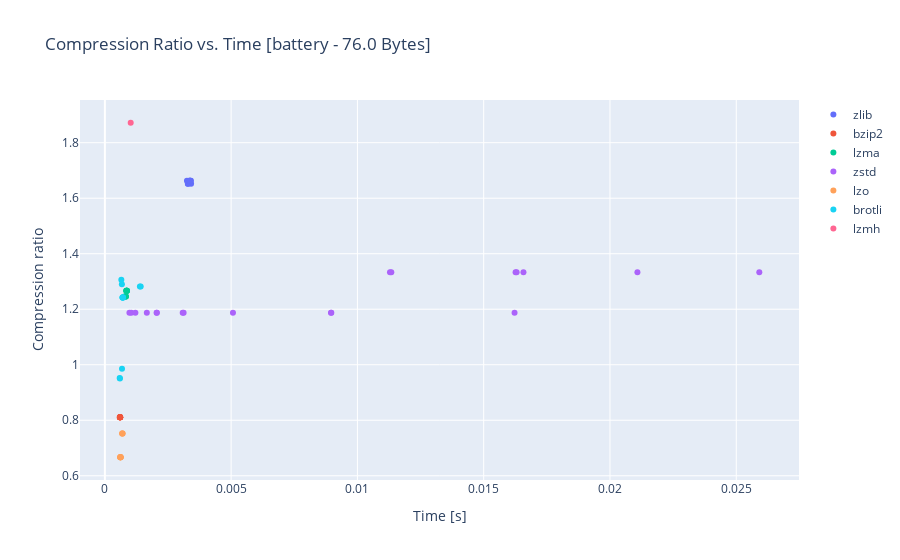
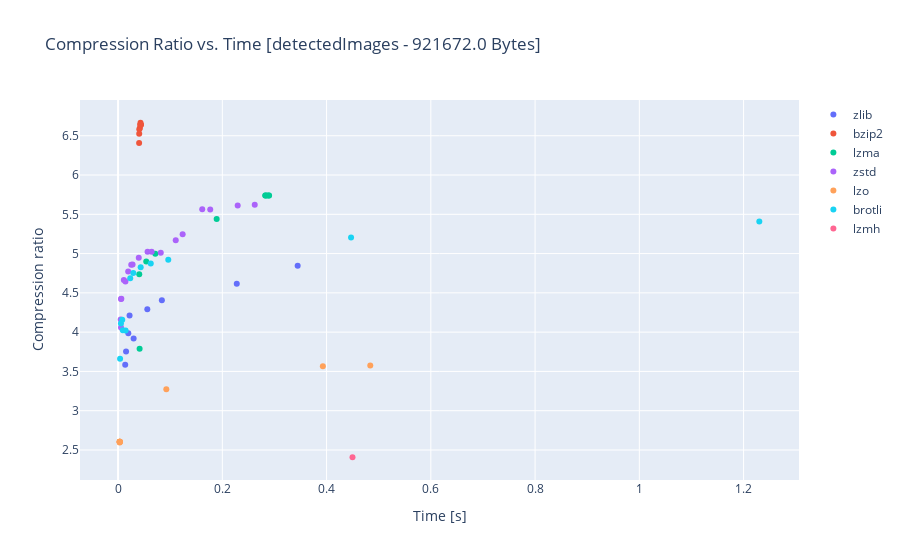
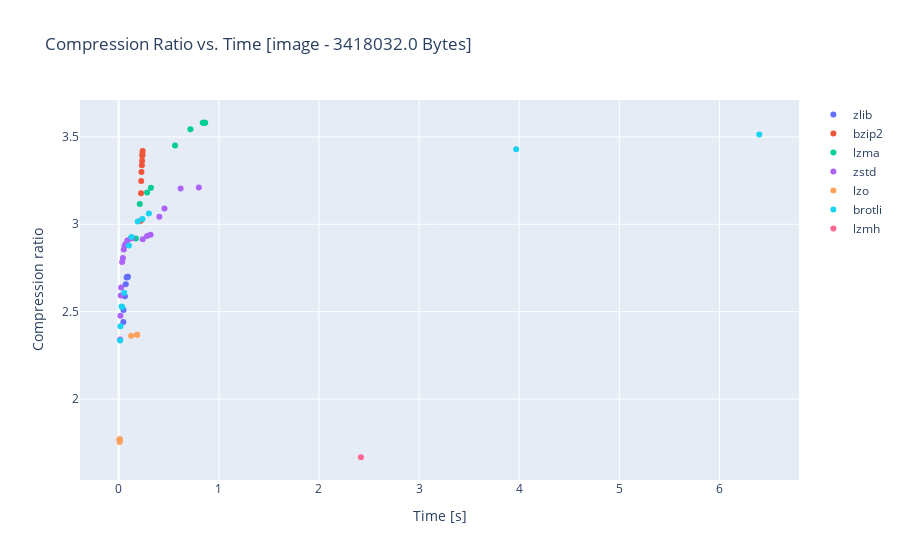
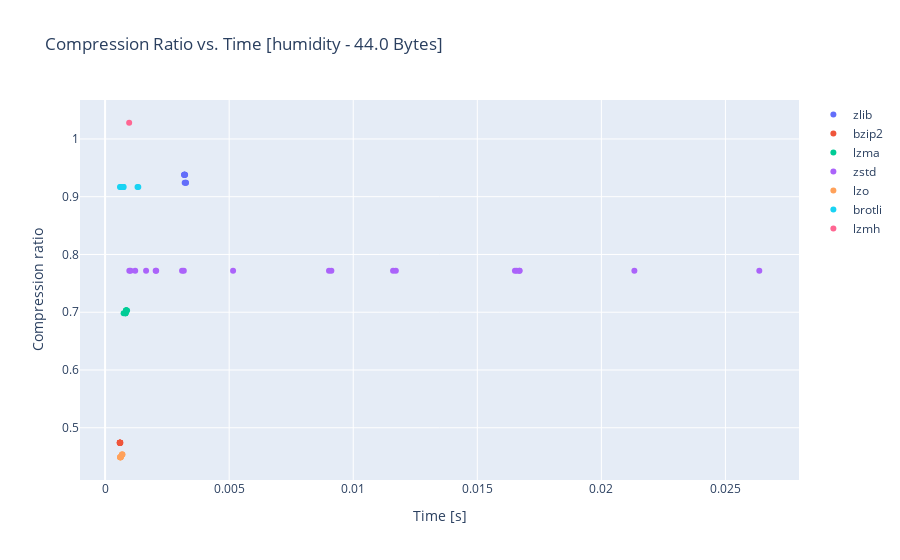

The notebook cell saved with these charts, in order:
### Markdown cell above
Plot Graphs

### Code cell
def calcRatio(raw, compressed):
    return raw / compressed

def plotGraphs():
    for sample in times.keys():
        fig = go.Figure()
        fig.update_xaxes(title_text="Time [s]")
        fig.update_yaxes(
            title_text="Compression ratio",
        )

        size = sizes[sample]
        time = times[sample]
        raw = sizes[sample]["raw"]

        fig.update_layout(title_text=f"Compression Ratio vs. Time [{sample} - {raw} Bytes]")

        for algo in time.keys():
            ratios = []
            for value in size[algo].values():
                ratios.append(calcRatio(raw, value))
            bestRatio = max(ratios)
            timeList = list(time[algo].values())
            print(f"{algo}:\t{bestRatio:.2f}\t{(timeList[ratios.index(bestRatio)] * 1000):.2f}ms")
            timeAxis = list(time[algo].values())
            fig.add_trace(
                go.Scatter(
                    x=timeAxis,
                    y=ratios,
                    mode="markers",
                    name=algo,
                    text=list(size[algo].keys()),
                    hovertemplate=algo + " Lvl: %{text}" + "<br>Ratio: %{y:.3f}" + "<br>Time: %{x:.3f}",
                ),
            )
        fig.show()

plotGraphs()

### Figure 1 — Plotly figure (JSON) as saved in the notebook; plotly's stock layout.template omitted (floating-point values rounded to 4 significant figures)
{"data": [{"hovertemplate": "zlib Lvl: %{text}<br>Ratio: %{y:.3f}<br>Time: %{x:.3f}", "mode": "markers", "name": "zlib", "text": ["1", "2", "3", "4", "5", "6", "7", "8", "9"], "type": "scatter", "x": [0.003414, 0.003291, 0.003285, 0.003251, 0.003377, 0.003407, 0.003337, 0.00336, 0.003383], "y": [1.652, 1.652, 1.652, 1.663, 1.663, 1.663, 1.663, 1.663, 1.663]}, {"hovertemplate": "bzip2 Lvl: %{text}<br>Ratio: %{y:.3f}<br>Time: %{x:.3f}", "mode": "markers", "name": "bzip2", "text": ["1", "2", "3", "4", "5", "6", "7", "8", "9"], "type": "scatter", "x": [0.000601, 0.0006068, 0.0006101, 0.0006014, 0.000602, 0.000604, 0.0006009, 0.0005882, 0.0006007], "y": [0.8111, 0.8111, 0.8111, 0.8111, 0.8111, 0.8111, 0.8111, 0.8111, 0.8111]}, {"hovertemplate": "lzma Lvl: %{text}<br>Ratio: %{y:.3f}<br>Time: %{x:.3f}", "mode": "markers", "name": "lzma", "text": ["0", "1", "2", "3", "4", "5", "6", "7", "8", "9"], "type": "scatter", "x": [0.0007709, 0.0008281, 0.0008332, 0.0008245, 0.0008441, 0.0008733, 0.0008664, 0.0008543, 0.0008756, 0.0008643], "y": [1.246, 1.246, 1.246, 1.246, 1.267, 1.267, 1.267, 1.267, 1.267, 1.267]}, {"hovertemplate": "zstd Lvl: %{text}<br>Ratio: %{y:.3f}<br>Time: %{x:.3f}", "mode": "markers", "name": "zstd", "text": ["1", "2", "3", "4", "5", "6", "7", "8", "9", "10", "11", "12", "13", "14", "15", "16", "17", "18", "19"], "type": "scatter", "x": [0.0009728, 0.001048, 0.001209, 0.001662, 0.002058, 0.00205, 0.003082, 0.003118, 0.005072, 0.008967, 0.008953, 0.01622, 0.01129, 0.01626, 0.02109, 0.01134, 0.0163, 0.01657, 0.02591], "y": [1.188, 1.188, 1.188, 1.188, 1.188, 1.188, 1.188, 1.188, 1.188, 1.188, 1.188, 1.188, 1.333, 1.333, 1.333, 1.333, 1.333, 1.333, 1.333]}, {"hovertemplate": "lzo Lvl: %{text}<br>Ratio: %{y:.3f}<br>Time: %{x:.3f}", "mode": "markers", "name": "lzo", "text": ["1", "2", "3", "4", "5", "6", "7", "8", "9"], "type": "scatter", "x": [0.0006198, 0.0006087, 0.0006147, 0.0006239, 0.0006274, 0.0006102, 0.0007051, 0.0006858, 0.0006899], "y": [0.6667, 0.6667, 0.6667, 0.6667, 0.6667, 0.6667, 0.7525, 0.7525, 0.7525]}, {"hovertemplate": "brotli Lvl: %{text}<br>Ratio: %{y:.3f}<br>Time: %{x:.3f}", "mode": "markers", "name": "brotli", "text": ["0", "1", "2", "3", "4", "5", "6", "7", "8", "9", "10", "11"], "type": "scatter", "x": [0.000597, 0.0005877, 0.0006792, 0.0006523, 0.0006746, 0.0006992, 0.0006983, 0.0007157, 0.0007078, 0.0007204, 0.001387, 0.00142], "y": [0.95, 0.9524, 0.9857, 1.306, 1.29, 1.242, 1.242, 1.242, 1.242, 1.242, 1.282, 1.282]}, {"hovertemplate": "lzmh Lvl: %{text}<br>Ratio: %{y:.3f}<br>Time: %{x:.3f}", "mode": "markers", "name": "lzmh", "text": ["0"], "type": "scatter", "x": [0.001023], "y": [1.872]}], "layout": {"title": {"text": "Compression Ratio vs. Time [battery - 76.0 Bytes]"}, "xaxis": {"title": {"text": "Time [s]"}}, "yaxis": {"title": {"text": "Compression ratio"}}}}

### Figure 2 — Plotly figure (JSON) as saved in the notebook; plotly's stock layout.template omitted (floating-point values rounded to 4 significant figures)
{"data": [{"hovertemplate": "zlib Lvl: %{text}<br>Ratio: %{y:.3f}<br>Time: %{x:.3f}", "mode": "markers", "name": "zlib", "text": ["1", "2", "3", "4", "5", "6", "7", "8", "9"], "type": "scatter", "x": [0.01371, 0.01536, 0.02208, 0.01965, 0.02985, 0.05613, 0.08402, 0.2277, 0.3445], "y": [3.584, 3.754, 4.212, 3.987, 3.921, 4.291, 4.407, 4.616, 4.846]}, {"hovertemplate": "bzip2 Lvl: %{text}<br>Ratio: %{y:.3f}<br>Time: %{x:.3f}", "mode": "markers", "name": "bzip2", "text": ["1", "2", "3", "4", "5", "6", "7", "8", "9"], "type": "scatter", "x": [0.04041, 0.04058, 0.04077, 0.04185, 0.04307, 0.04285, 0.04295, 0.04356, 0.04384], "y": [6.407, 6.525, 6.583, 6.597, 6.666, 6.645, 6.641, 6.64, 6.642]}, {"hovertemplate": "lzma Lvl: %{text}<br>Ratio: %{y:.3f}<br>Time: %{x:.3f}", "mode": "markers", "name": "lzma", "text": ["0", "1", "2", "3", "4", "5", "6", "7", "8", "9"], "type": "scatter", "x": [0.04133, 0.04065, 0.0541, 0.07143, 0.1891, 0.2828, 0.2824, 0.2857, 0.2897, 0.2891], "y": [3.788, 4.737, 4.901, 4.997, 5.441, 5.738, 5.739, 5.739, 5.739, 5.739]}, {"hovertemplate": "zstd Lvl: %{text}<br>Ratio: %{y:.3f}<br>Time: %{x:.3f}", "mode": "markers", "name": "zstd", "text": ["1", "2", "3", "4", "5", "6", "7", "8", "9", "10", "11", "12", "13", "14", "15", "16", "17", "18", "19"], "type": "scatter", "x": [0.005036, 0.005642, 0.0057, 0.006289, 0.01107, 0.01415, 0.01945, 0.02527, 0.02781, 0.0397, 0.05658, 0.06434, 0.08194, 0.1106, 0.1239, 0.1615, 0.1768, 0.2295, 0.2622], "y": [4.159, 4.06, 4.422, 4.425, 4.664, 4.645, 4.773, 4.858, 4.86, 4.948, 5.023, 5.024, 5.012, 5.17, 5.247, 5.563, 5.562, 5.611, 5.623]}, {"hovertemplate": "lzo Lvl: %{text}<br>Ratio: %{y:.3f}<br>Time: %{x:.3f}", "mode": "markers", "name": "lzo", "text": ["1", "2", "3", "4", "5", "6", "7", "8", "9"], "type": "scatter", "x": [0.003144, 0.003205, 0.003188, 0.003228, 0.003162, 0.003207, 0.09257, 0.3929, 0.4838], "y": [2.594, 2.603, 2.603, 2.603, 2.603, 2.603, 3.273, 3.567, 3.575]}, {"hovertemplate": "brotli Lvl: %{text}<br>Ratio: %{y:.3f}<br>Time: %{x:.3f}", "mode": "markers", "name": "brotli", "text": ["0", "1", "2", "3", "4", "5", "6", "7", "8", "9", "10", "11"], "type": "scatter", "x": [0.003895, 0.005513, 0.008022, 0.009171, 0.01446, 0.02334, 0.02918, 0.04339, 0.06272, 0.09634, 0.447, 1.23], "y": [3.66, 4.11, 4.159, 4.025, 4.021, 4.685, 4.752, 4.828, 4.873, 4.921, 5.205, 5.407]}, {"hovertemplate": "lzmh Lvl: %{text}<br>Ratio: %{y:.3f}<br>Time: %{x:.3f}", "mode": "markers", "name": "lzmh", "text": ["0"], "type": "scatter", "x": [0.4497], "y": [2.407]}], "layout": {"title": {"text": "Compression Ratio vs. Time [detectedImages - 921672.0 Bytes]"}, "xaxis": {"title": {"text": "Time [s]"}}, "yaxis": {"title": {"text": "Compression ratio"}}}}

### Figure 3 — Plotly figure (JSON) as saved in the notebook; plotly's stock layout.template omitted (floating-point values rounded to 4 significant figures)
{"data": [{"hovertemplate": "zlib Lvl: %{text}<br>Ratio: %{y:.3f}<br>Time: %{x:.3f}", "mode": "markers", "name": "zlib", "text": ["1", "2", "3", "4", "5", "6", "7", "8", "9"], "type": "scatter", "x": [0.04623, 0.04791, 0.05168, 0.06137, 0.07031, 0.07963, 0.08461, 0.09018, 0.09061], "y": [2.44, 2.51, 2.597, 2.588, 2.656, 2.695, 2.699, 2.7, 2.7]}, {"hovertemplate": "bzip2 Lvl: %{text}<br>Ratio: %{y:.3f}<br>Time: %{x:.3f}", "mode": "markers", "name": "bzip2", "text": ["1", "2", "3", "4", "5", "6", "7", "8", "9"], "type": "scatter", "x": [0.2208, 0.2229, 0.2248, 0.2267, 0.2313, 0.2335, 0.2356, 0.2368, 0.2392], "y": [3.02, 3.177, 3.247, 3.299, 3.338, 3.364, 3.392, 3.402, 3.419]}, {"hovertemplate": "lzma Lvl: %{text}<br>Ratio: %{y:.3f}<br>Time: %{x:.3f}", "mode": "markers", "name": "lzma", "text": ["0", "1", "2", "3", "4", "5", "6", "7", "8", "9"], "type": "scatter", "x": [0.1719, 0.2098, 0.2839, 0.3218, 0.5625, 0.7162, 0.8388, 0.8549, 0.8642, 0.8527], "y": [2.919, 3.115, 3.182, 3.209, 3.451, 3.544, 3.581, 3.581, 3.581, 3.581]}, {"hovertemplate": "zstd Lvl: %{text}<br>Ratio: %{y:.3f}<br>Time: %{x:.3f}", "mode": "markers", "name": "zstd", "text": ["1", "2", "3", "4", "5", "6", "7", "8", "9", "10", "11", "12", "13", "14", "15", "16", "17", "18", "19"], "type": "scatter", "x": [0.01479, 0.0174, 0.02132, 0.02398, 0.03396, 0.04226, 0.05003, 0.05857, 0.06736, 0.08557, 0.1186, 0.1362, 0.2398, 0.2832, 0.3183, 0.4062, 0.4568, 0.6184, 0.7999], "y": [2.34, 2.477, 2.593, 2.639, 2.784, 2.807, 2.856, 2.876, 2.885, 2.907, 2.919, 2.92, 2.914, 2.932, 2.94, 3.044, 3.09, 3.204, 3.211]}, {"hovertemplate": "lzo Lvl: %{text}<br>Ratio: %{y:.3f}<br>Time: %{x:.3f}", "mode": "markers", "name": "lzo", "text": ["1", "2", "3", "4", "5", "6", "7", "8", "9"], "type": "scatter", "x": [0.009851, 0.01003, 0.01004, 0.01012, 0.01014, 0.01, 0.1238, 0.1827, 0.1855], "y": [1.754, 1.769, 1.769, 1.769, 1.769, 1.769, 2.362, 2.368, 2.368]}, {"hovertemplate": "brotli Lvl: %{text}<br>Ratio: %{y:.3f}<br>Time: %{x:.3f}", "mode": "markers", "name": "brotli", "text": ["0", "1", "2", "3", "4", "5", "6", "7", "8", "9", "10", "11"], "type": "scatter", "x": [0.01406, 0.01749, 0.02872, 0.03498, 0.05476, 0.1021, 0.1279, 0.1901, 0.2375, 0.3014, 3.97, 6.398], "y": [2.335, 2.416, 2.53, 2.526, 2.608, 2.878, 2.927, 3.015, 3.031, 3.062, 3.43, 3.514]}, {"hovertemplate": "lzmh Lvl: %{text}<br>Ratio: %{y:.3f}<br>Time: %{x:.3f}", "mode": "markers", "name": "lzmh", "text": ["0"], "type": "scatter", "x": [2.419], "y": [1.667]}], "layout": {"title": {"text": "Compression Ratio vs. Time [image - 3418032.0 Bytes]"}, "xaxis": {"title": {"text": "Time [s]"}}, "yaxis": {"title": {"text": "Compression ratio"}}}}

### Figure 4 — Plotly figure (JSON) as saved in the notebook; plotly's stock layout.template omitted (floating-point values rounded to 4 significant figures)
{"data": [{"hovertemplate": "zlib Lvl: %{text}<br>Ratio: %{y:.3f}<br>Time: %{x:.3f}", "mode": "markers", "name": "zlib", "text": ["1", "2", "3", "4", "5", "6", "7", "8", "9"], "type": "scatter", "x": [0.003207, 0.00325, 0.00326, 0.003202, 0.003225, 0.003197, 0.003205, 0.003186, 0.003189], "y": [0.9244, 0.9244, 0.9244, 0.9382, 0.9382, 0.9382, 0.9382, 0.9382, 0.9382]}, {"hovertemplate": "bzip2 Lvl: %{text}<br>Ratio: %{y:.3f}<br>Time: %{x:.3f}", "mode": "markers", "name": "bzip2", "text": ["1", "2", "3", "4", "5", "6", "7", "8", "9"], "type": "scatter", "x": [0.0006027, 0.000592, 0.0005958, 0.0006019, 0.0005886, 0.0005988, 0.0006154, 0.0006061, 0.0005977], "y": [0.4741, 0.4741, 0.4741, 0.4741, 0.4741, 0.4741, 0.4741, 0.4741, 0.4741]}, {"hovertemplate": "lzma Lvl: %{text}<br>Ratio: %{y:.3f}<br>Time: %{x:.3f}", "mode": "markers", "name": "lzma", "text": ["0", "1", "2", "3", "4", "5", "6", "7", "8", "9"], "type": "scatter", "x": [0.0007469, 0.0008275, 0.0008219, 0.0008172, 0.0008442, 0.0008501, 0.0008435, 0.0008551, 0.0008558, 0.0008849], "y": [0.6984, 0.6984, 0.6984, 0.6984, 0.7029, 0.7029, 0.7029, 0.7029, 0.7029, 0.7029]}, {"hovertemplate": "zstd Lvl: %{text}<br>Ratio: %{y:.3f}<br>Time: %{x:.3f}", "mode": "markers", "name": "zstd", "text": ["1", "2", "3", "4", "5", "6", "7", "8", "9", "10", "11", "12", "13", "14", "15", "16", "17", "18", "19"], "type": "scatter", "x": [0.0009772, 0.001029, 0.001213, 0.001652, 0.002059, 0.002038, 0.003102, 0.003172, 0.005158, 0.009119, 0.009025, 0.01652, 0.01161, 0.01659, 0.02133, 0.01172, 0.01669, 0.01671, 0.02636], "y": [0.7719, 0.7719, 0.7719, 0.7719, 0.7719, 0.7719, 0.7719, 0.7719, 0.7719, 0.7719, 0.7719, 0.7719, 0.7719, 0.7719, 0.7719, 0.7719, 0.7719, 0.7719, 0.7719]}, {"hovertemplate": "lzo Lvl: %{text}<br>Ratio: %{y:.3f}<br>Time: %{x:.3f}", "mode": "markers", "name": "lzo", "text": ["1", "2", "3", "4", "5", "6", "7", "8", "9"], "type": "scatter", "x": [0.0006043, 0.0006341, 0.0006199, 0.0006209, 0.0006241, 0.0006041, 0.0006881, 0.000679, 0.0007004], "y": [0.449, 0.449, 0.449, 0.449, 0.449, 0.449, 0.4536, 0.4536, 0.4536]}, {"hovertemplate": "brotli Lvl: %{text}<br>Ratio: %{y:.3f}<br>Time: %{x:.3f}", "mode": "markers", "name": "brotli", "text": ["0", "1", "2", "3", "4", "5", "6", "7", "8", "9", "10", "11"], "type": "scatter", "x": [0.0006003, 0.0006242, 0.0006851, 0.0006607, 0.0007016, 0.0007183, 0.0007248, 0.0007195, 0.0007219, 0.0007487, 0.001338, 0.001307], "y": [0.9167, 0.9167, 0.9167, 0.9167, 0.9167, 0.9167, 0.9167, 0.9167, 0.9167, 0.9167, 0.9167, 0.9167]}, {"hovertemplate": "lzmh Lvl: %{text}<br>Ratio: %{y:.3f}<br>Time: %{x:.3f}", "mode": "markers", "name": "lzmh", "text": ["0"], "type": "scatter", "x": [0.00097], "y": [1.028]}], "layout": {"title": {"text": "Compression Ratio vs. Time [humidity - 44.0 Bytes]"}, "xaxis": {"title": {"text": "Time [s]"}}, "yaxis": {"title": {"text": "Compression ratio"}}}}
